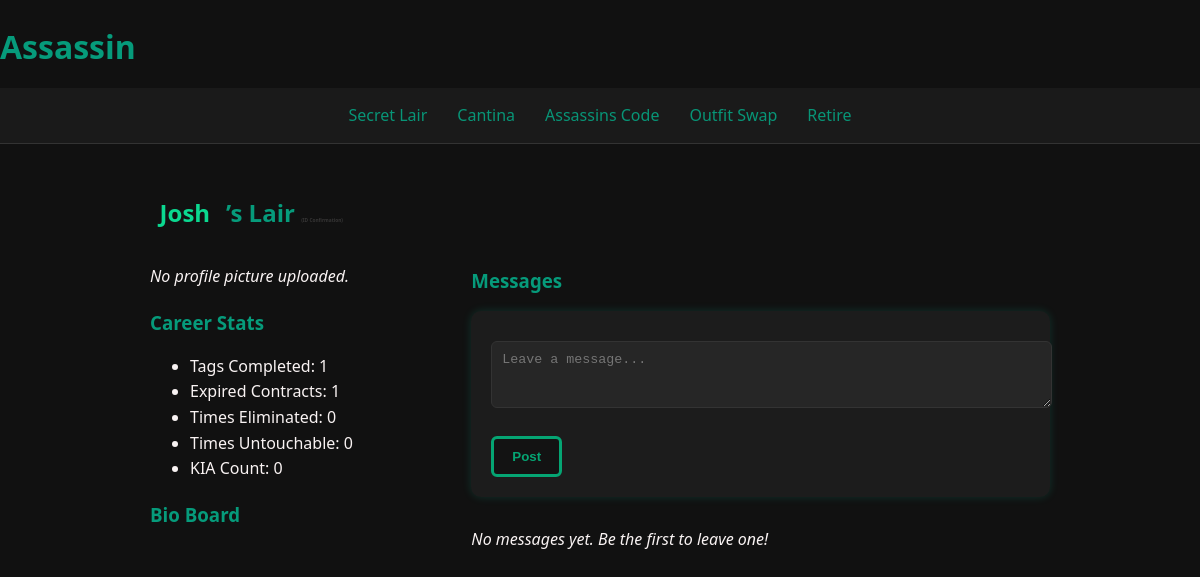
The page /profile/Josh (signed in) on the database as committed earlier.
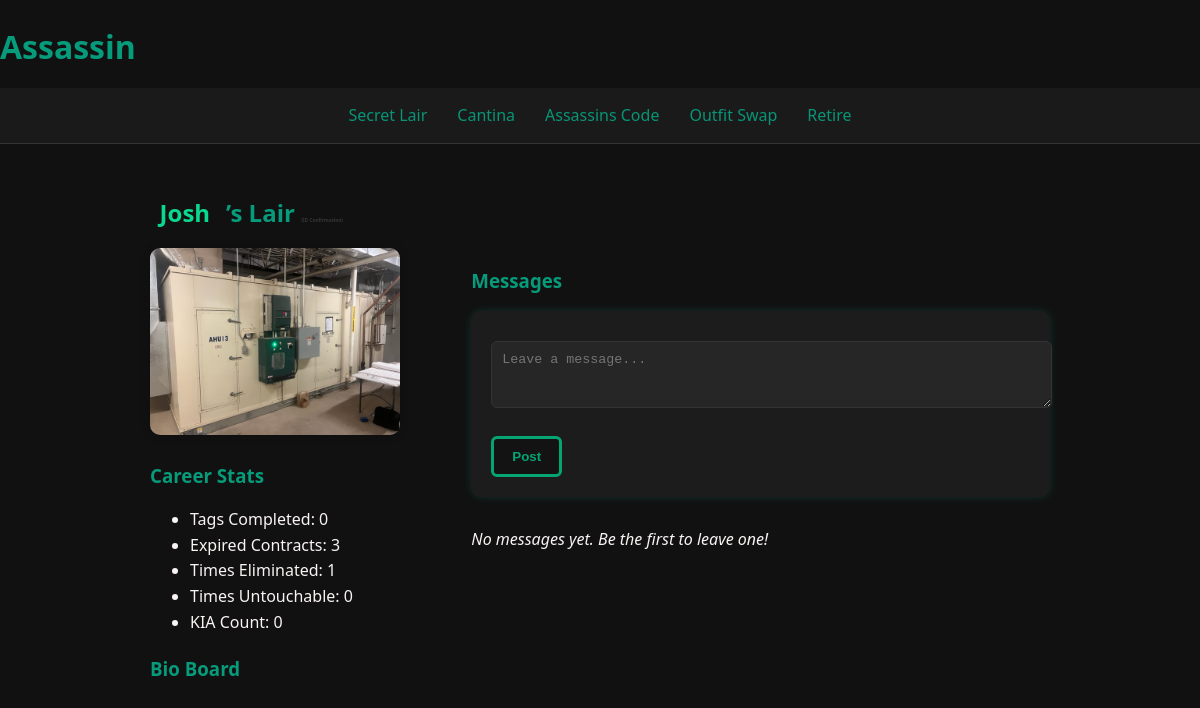
The same page on the database as committed later.
### models.py (models this page shows)
class Player(UserMixin, db.Model):
    id = db.Column(db.Integer, primary_key=True)
    username = db.Column(db.String(80), unique=True, nullable=False)
    email = db.Column(db.String(120), unique=True, nullable=False)
    password = db.Column(db.String(200), nullable=False)
    profile_pic = db.Column(db.String(200), nullable=True)
    status = db.Column(db.String(20), default="active")
    is_admin = db.Column(db.Boolean, default=False)
    can_be_targeted_multiple_times = db.Column(db.Boolean, default=False)
    max_times_targeted = db.Column(db.Integer, default=1)
    can_have_multiple_contracts = db.Column(db.Boolean, default=False)
    max_contracts_per_round = db.Column(db.Integer, default=1)
    untouchable_count = db.Column(db.Integer, default=0)
    times_kia = db.Column(db.Integer, default=0)
    actual_name = db.Column(db.String(120), nullable=True)

### routes.py (the view)
@routes_bp.route('/profile/<username>')
@login_required
def player_profile(username):
    from models import Player, Contract, Message
    from sqlalchemy import desc
    player = Player.query.filter_by(username=username).first_or_404()
    total_completed = Contract.query.filter_by(assassin_id=current_user.id, status="complete").count()
    total_unfinished = Contract.query.filter_by(assassin_id=current_user.id, status="expired").count()
    total_eliminated = Contract.query.filter_by(target_id=current_user.id, status="complete").count()
    kia_count = Contract.query.filter_by(assassin_id=current_user.id, status="KIA").count()
    show_all = request.args.get("show_all") == "1"
    all_messages_query = Message.query.filter_by(target_id=player.id).order_by(desc(Message.timestamp))
    all_messages = all_messages_query.all()
    if len(all_messages) > 100:
        for msg in all_messages[100:]:  # prune oldest
            db.session.delete(msg)
        db.session.commit()
    messages = all_messages[:10] if not show_all else all_messages[:100]  # max display 100
    return render_template(
        "player_profile.html",
        player=player,
        messages=messages,
        message_count=len(all_messages),
        show_all=show_all,
        total_completed=total_completed,
        total_unfinished=total_unfinished,
        total_eliminated=total_eliminated,
        kia_count=kia_count
    )

### auth.py (called while the page is built)
@login_manager.user_loader
def load_user(user_id):
    return Player.query.get(int(user_id))

### templates/player_profile.html (shortened to what this page needs)
{% extends "base.html" %}
{% block content %}
<h2>
  <span id="name-display" class="name-toggle assassin-name">
  {{ player.username }}
  </span>
  <span id="name-label">’s Lair</span>
  <small class="toggle-hint">(ID Confirmation)</small>
</h2>
<div style="display: flex; gap: 2rem; flex-wrap: wrap; align-items: flex-start;">
  <div style="flex: 1; min-width: 280px;">
    {% if player.profile_pic %}
      <img src="{{ url_for('static', filename='uploads/' ~ player.profile_pic) }}"
           alt="Profile Picture"
           style="width: 100%; max-width: 250px; border-radius: 10px; box-shadow: 0 0 10px rgba(0,0,0,0.2);">
    {% else %}
      <p><em>No profile picture uploaded.</em></p>
    {% endif %}
    <h3> Career Stats</h3>
    <ul>
      <li>Tags Completed: {{ total_completed }}</li>
      <li>Expired Contracts: {{ total_unfinished }}</li>
      <li>Times Eliminated: {{ total_eliminated }}</li>
      <li>Times Untouchable: {{ player.untouchable_count }}</li>
      <li>KIA Count: {{ kia_count }}</li>
    </ul>
    <h3> Bio Board</h3>
  </div>
<div style="flex: 2; min-width: 300px;">
  <div class="terminal-box">
    <h3> Messages</h3>
    <form method="POST" action="{{ url_for('routes.leave_message') }}">
      <textarea name="message_text" rows="3" style="width: 100%;" placeholder="Leave a message..."></textarea><br>
      <button type="submit">Post</button>
    </form>
    <ul style="list-style: none; padding: 0; margin-top: 1rem;">
      {% for message in messages %}
        <li class="message-entry">
          <strong>{{ message.author.username }}</strong>: {{ message.content }}
          <small style="color: gray; font-size: 0.75rem;">({{ message.timestamp.strftime('%b %d %H:%M') }})</small>
        </li>
      {% else %}
        <li><em>No messages yet. Be the first to leave one!</em></li>
      {% endfor %}
    </ul>
  </div>
</div>
{% endblock %}

### templates/base.html (shortened to what this page needs)
<!doctype html>
<html lang="en">
<head>
  <link rel="stylesheet" href="{{ url_for('static', filename='styles.css') }}">
</head>
<body>
  <header class="site-header">
    <h1> Assassin</h1>
  </header>
  <nav class="main-nav">
    <a href="{{ url_for('routes.dashboard') }}"> Secret Lair</a>
    <a href="{{ url_for('routes.leaderboard') }}"> Cantina</a>
    <a href="{{ url_for('routes.rules_page') }}">Assassins Code</a>
    {% if current_user.is_authenticated %}
      <a href="{{ url_for('routes.edit_profile') }}">Outfit Swap</a>
      <a href="{{ url_for('auth.logout') }}">Retire </a>
    {% endif %}
  </nav>
  <div class="container">
    {% block content %}{% endblock %}
  </div>
</body>
</html>

### static/styles.css (style rules this page uses)
body { background-color: #111; color: #f9f3f3; font-family: 'Segoe UI', Tahoma, Geneva, Verdana, sans-serif; margin: 0; padding: 0; line-height: 1.6; }
a { color: #089577; text-decoration: none; transition: color 0.3s ease; }
.main-nav { display: flex; justify-content: center; gap: 30px; padding: 15px 0; background-color: #1a1a1a; border-bottom: 1px solid #333; }
.container { max-width: 900px; margin: 0 auto; padding: 30px 20px; }
h1, h2, h3 { color: #069b7b; margin-bottom: 15px; }
form { background-color: #1c1c1c; padding: 20px; border-radius: 10px; box-shadow: 0 0 10px #00ffcc22; margin-bottom: 30px; }
input[type="text"], input[type="number"], textarea, select { width: 100%; padding: 10px; margin: 10px 0 20px; border: 1px solid #333; border-radius: 6px; background-color: #262626; color: #f0f0f0; }
button { background-color: #131313; color: #05a573; border: 3px solid #05a573; padding: 10px 18px; font-weight: bold; border-radius: 6px; cursor: pointer; transition: background-color 0.3s ease; box-shadow: 0 0 px #9ee8a3; }
.terminal-box { background-color: transparent; padding: 0; border: none; }
.name-toggle { cursor: pointer; transition: background-color 0.2s ease; padding: 0.2em 0.4em; border-radius: 4px; }
.assassin-name { color: rgb(11, 216, 144); font-weight: bold; }
.toggle-hint { font-size: 0.3rem; color: rgba(67, 66, 66, 0.759); }

Rows that differ between the two databases and show on the page:
changed Player "Josh": profile_pic: picture added; profile_pic empty → "IMG_2996.jpg" (drawn)
Other text that changed with them:
{{ total_completed }}: "1" → "0"
{{ total_unfinished }}: "1" → "3"
{{ total_eliminated }}: "0" → "1"
text no longer shown: "No profile picture uploaded."
